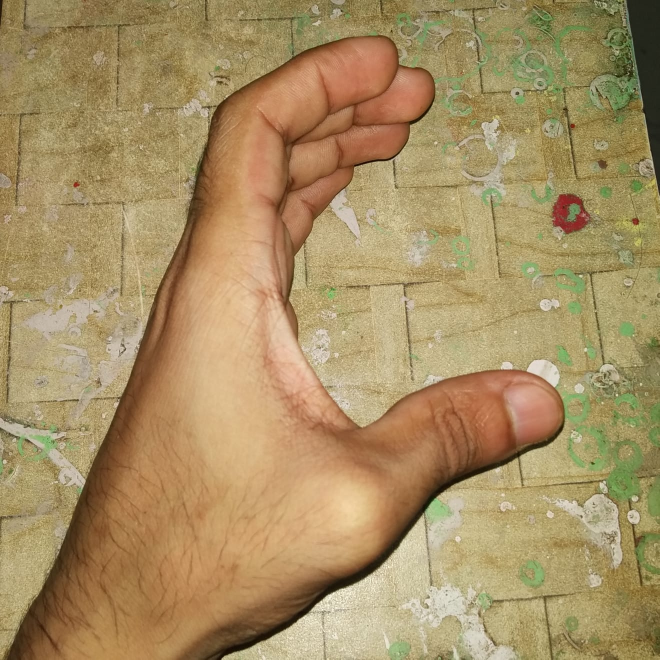
#> input picture images/test1.jpeg, 1319 x 1319 px (shown at 1/2 size)
$ jupyter execute --allow-errors Testing.ipynb   (shell and % lines are left out)
#> lines starting #> are read from the running program, lines starting #| are printed output that depends on the picture
## Importing Libraries

[cell 1]
#importing required libraries

import cv2
import joblib
import numpy as np
import pandas as pd
import matplotlib.pyplot as plt
from matplotlib.image import imread

#> (a cell that did not finish here is left out)

## Testing on Images

[cell 3]
# function for letter prediction on images

def Image_Classifier(location):
#> called with location = 'images/test1.jpeg'
    try:
        img = imread(location)
#> img is the input picture: shape (1319, 1319, 3); mean R, G, B 167.8, 143.3, 99.4
        # reading image from given location

        image= cv2.resize(img,(28,28))
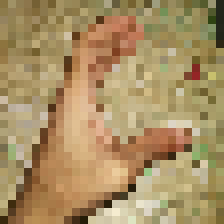
#> image: shape (28, 28, 3) (shown 8 times larger); mean R, G, B 168.5, 143.6, 99.8
        # resized image inti (28,28)

        img_gray = cv2.cvtColor(image, cv2.COLOR_BGR2GRAY)
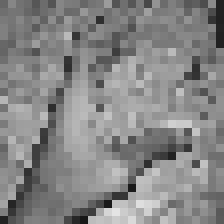
#> img_gray: shape (28, 28) (shown 8 times larger); min 23, max 228, mean 133.3
        # converting image into grayscale

        img_gray= img_gray/255
        # data transformation

        img_gray= img_gray.reshape(1,-1)
        # reshaoing image for testing purpose

        result=chr(ord('A')+model.predict(img_gray)[0])
        # store result into "result" variable

        print("Predicted Class is : ",result)
        # printing label

        plt.figure(figsize =(10,10))
        # fixing figure size into (10,10)

        # plotting subplot
        plt.subplot(1,2,1)
        plt.title("Original Image")
        plt.imshow(img)
        plt.axis(False)

        # plotting subplot
        plt.subplot(1,2,2)
        plt.title("GrayScale Image (For Testing)")
        plt.imshow(img_gray.reshape(28,28))
        plt.axis(False)


    except:
        print("Oops!!! Image is not loaded...")

[cell 4]
Image_Classifier("images/test1.jpeg")

[cell 5]
Image_Classifier("images/test2.jpeg")
#> call 2 of Image_Classifier, with location = 'images/test2.jpeg'
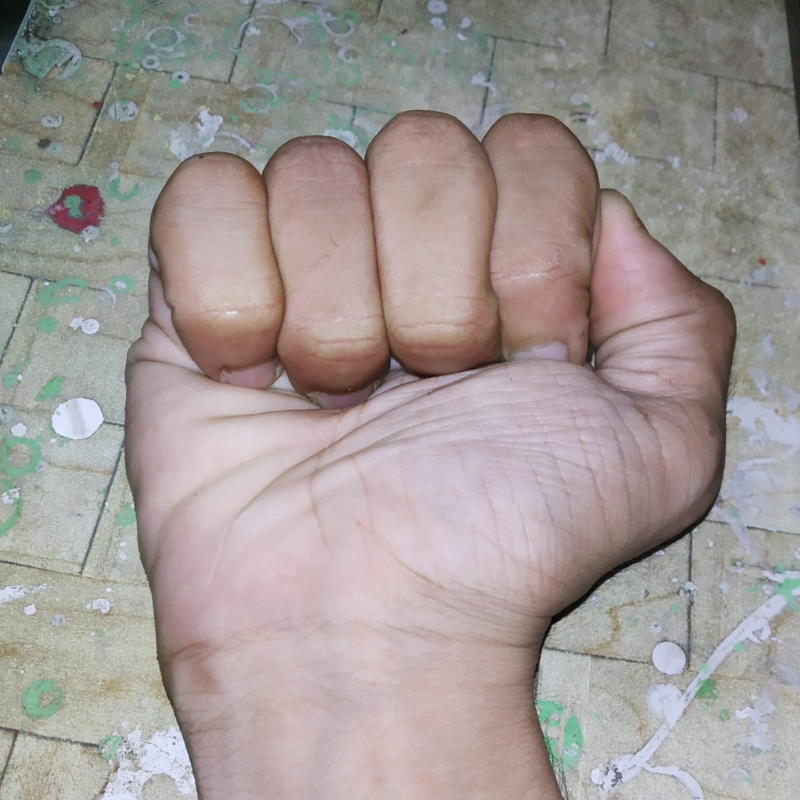
#> input picture images/test2.jpeg, 1600 x 1600 px (shown at 1/2 size)
#> in Image_Classifier, img is the input picture: shape (1600, 1600, 3); mean R, G, B 162.1, 153.5, 151.4
#> in Image_Classifier (call 2), `image= cv2.resize(img,(28,28))`:
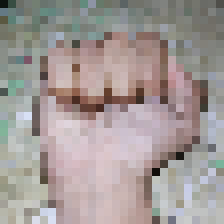
#> image: shape (28, 28, 3) (shown 8 times larger); mean R, G, B 162, 153.3, 151
#> in Image_Classifier (call 2), `img_gray = cv2.cvtColor(image, cv2.COLOR_BGR2GRAY)`:
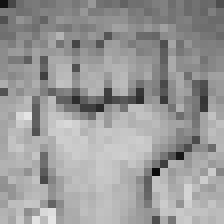
#> img_gray: shape (28, 28) (shown 8 times larger); min 12, max 229, mean 153.6
